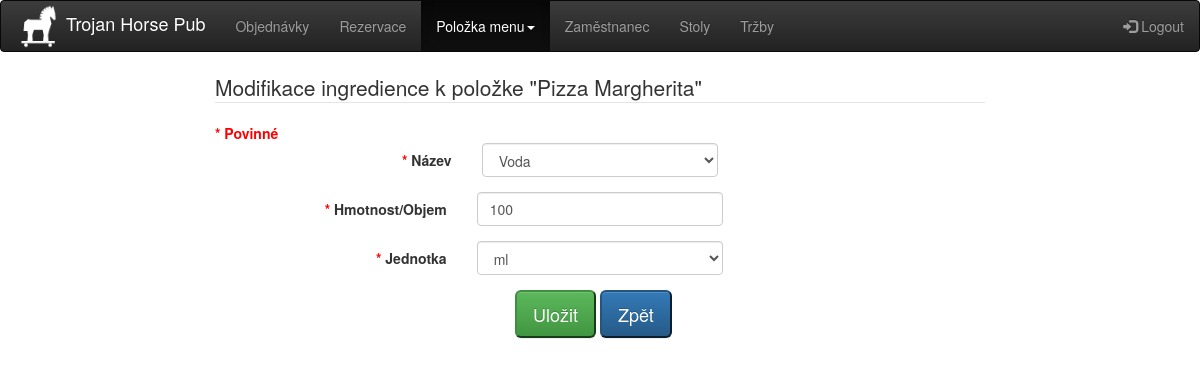
Page /menu_polozka_modify_ingred_modify.php?id=1&nazev=Pizza Margherita&ingr=4 (signed in) on the committed database.
### tables this page shows
CREATE TABLE `obsahuje` (
  `id_menu` int(11) NOT NULL,
  `id_ingredience` int(11) NOT NULL,
  `mnozstvi` int(11) NOT NULL,
  `jednotka` varchar(3) NOT NULL,
  `hide_obsahuje` int(11) NOT NULL DEFAULT '0'
);

CREATE TABLE `ingredience` (
  `id_ingredience` int(11) NOT NULL,
  `nazev_ingredience` varchar(30) NOT NULL,
  `hide_ingred` int(11) NOT NULL DEFAULT '0'
);

### menu_polozka_modify_ingred_modify.php (the view, shortened to what this page needs)
<?php
include_once "header.php";
$id = $_GET['id'];
$nazev_pol = $_GET['nazev'];
$ingr = $_GET['ingr'];
$db = connect_to_serv();
$query2 = "SELECT * FROM `obsahuje` as o NATURAL JOIN `ingredience` as i  WHERE id_menu='$id' AND id_ingredience='$ingr'";
if ($result2 = mysqli_query($db, $query2)) {
  while ($row2 = mysqli_fetch_assoc($result2)){
    $row = $row2;
  }
}
?>
<div class="col-md-8 center-block">
    <form class="form-horizontal" role="form" method="post" action="menu_polozka_modify_ingred_modify_script.php?id=<?php echo $id; ?>&nazev=<?php echo htmlspecialchars($nazev_pol); ?>&ingr=<?php echo $ingr; ?>">
    <fieldset>
        <?php
        echo "<legend>Modifikace ingredience k položke ";
        echo '"';
        echo htmlspecialchars($nazev_pol);
        echo '"';
        echo "</legend>";
        ?>
        <span class="req_dot">* Povinné</span>
        <div class="form-group">
          <label class="col-md-4 control-label" for="nazev"><span class="req_dot">*</span> Název</label>
          <div class="col-md-4">
            <select id="nazev" name="nazev" class="form-control">
                <?php
                            echo "<option value=";
                            echo $row['id_ingredience'];
                            echo ">";
                            echo htmlspecialchars($row['nazev_ingredience']);
                            echo "</option>";
                ?>
            </select>
          </div>
        </div>
        <div class="form-group">
        <div class="form-group">
          <label class="col-md-4 control-label" for="hmotnost"><span class="req_dot">*</span> Hmotnost/Objem</label>
          <div class="col-md-4">
          <input id="hmotnost" name="hmotnost" type="number" class="form-control input-md" value="<?php if (isset($row['mnozstvi'])){ echo htmlspecialchars($row['mnozstvi']);} ?>" required="true" min="1" oninvalid="this.setCustomValidity('Vyplňte hmotnost/objem')" oninput="setCustomValidity('')">
          </div>
        </div>
        <div class="form-group">
          <label class="col-md-4 control-label" for="jednotka"><span class="req_dot">*</span> Jednotka</label>
          <div class="col-md-4">
            <select id="jednotka" name="jednotka" class="form-control">
              <option value="ml" <?php echo (isset($row['jednotka']) && $row['jednotka'] == 'ml') ? 'selected="selected"' : ''; ?> >ml</option>
            </select>
          </div>
        </div>
        <div class="col-sm-offset-3 col-sm-3 col-sm-offset-3 center-block btn-toolbar">
        <button type="submit" id="submit" name="submit" class="btn-lg btn-success">Uložit</button>
        <button type='button' class='btn-lg btn-primary' onclick="window.location.href = '/menu_polozka_modify_ingred.php?id=<?php echo $id; ?>&nazev=<?php echo htmlspecialchars($nazev_pol); ?>'">Zpět</button>
      </div>
    </fieldset>
    </form>
</div>
<?php include_once "footer.php"; ?>

### header.php (style rules this page uses)
.req_dot { color:red; font-weight:bold }
.center-block { float:none }

### rows in the picture
obsahuje: nazev "Voda", hmotnost "100", jednotka "ml"

### other values in the picture
$nazev_pol "Pizza Margherita"
